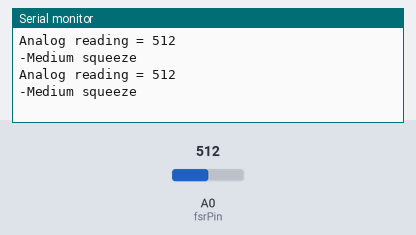
Bench run of a sketch on a simulated Arduino Uno, built with avr-gcc and run on an emulated ATmega328P. Shown: the last lines printed to the serial monitor. The inputs (shaded band) are chosen by the test bench; at power-on: A0 (fsrPin) = 512.

Above: at 1.8 s.
1.9 s: A0 (fsrPin) set to 490
At 2.5 s:
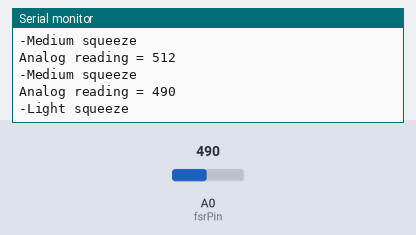
4.5 s: A0 (fsrPin) set to 190
At 5.8 s:
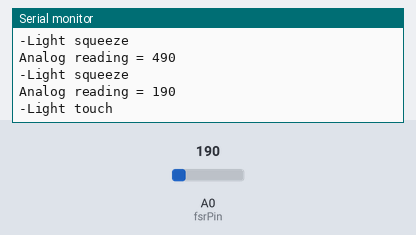
7.5 s: A0 (fsrPin) set to 0
At 8.8 s:
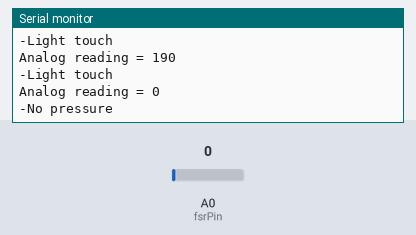
10.5 s: A0 (fsrPin) set to 810
At 11.8 s:
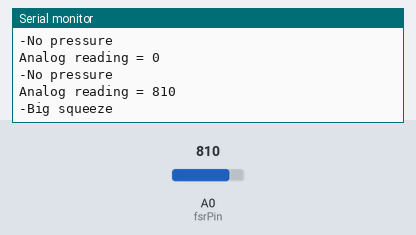
Timing chart, 0 to 13.5 s (numbered marks = the images above; inputs shaded):
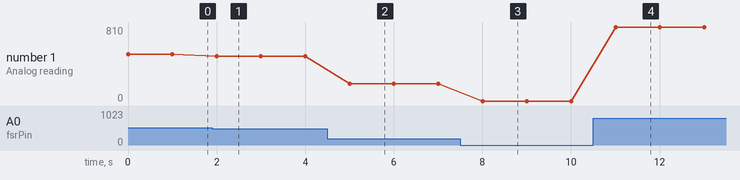

Measured:
- after the input at 1.9 s, the serial monitor: prints a new line after 0.10 s (image 1)
- after the input at 4.5 s, the serial monitor: prints a new line after 0.50 s (image 2)
- after the input at 7.5 s, the serial monitor: prints a new line after 0.50 s (image 3)
- after the input at 10.5 s, the serial monitor: prints a new line after 0.51 s (image 4)
- plotted number 1: 512 → 490 after the input at 1.9 s, 490 → 190 after the input at 4.5 s, 190 → 0 after the input at 7.5 s, 0 → 810 after the input at 10.5 s

The sketch:

FSR.ino
```cpp
int fsrPin = 0;
int fsrReading;

void setup() {
  // put your setup code here, to run once:
  Serial.begin(9600);
}

void loop() {
  // put your main code here, to run repeatedly:
  fsrReading = analogRead(fsrPin);

  Serial.print("Analog reading = ");
  Serial.println(fsrReading); // Print the raw anaog reading
  if (fsrReading < 10) {
    Serial.println("-No pressure");
  } else if (fsrReading < 200) {
    Serial.println("-Light touch");
  } else if (fsrReading < 500) {
    Serial.println("-Light squeeze");
  } else if (fsrReading < 800) {
    Serial.println("-Medium squeeze");
  } else {
    Serial.println("-Big squeeze");
  }

  delay(1000);
}
```
